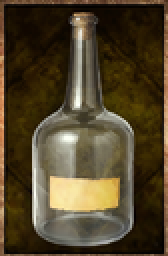
#> input picture owd/assets/objets/edited/containers/bouteille.png, 84 x 128 px, given in place of petite_sans_logo.png, which was not available (shown 2 times larger)
$ python deux_peaux.py
#> lines starting #> are read from the running program, lines starting #| are printed output that depends on the picture; pictures that were not available may be replaced by others from this repository, and a replacement may not be noted
#> further down, pet is the input picture: PIL image 84x128 RGB; mean R, G, B 81.4, 68.2, 43.2
# -*- coding: utf-8 -*-
"""Les deux peaux fournies par l'auteur.

PETITE — déjà posée sur le plateau d'Outward, au bon rapport. Logo retiré par
  scripts/retirer_filigrane.py. Il ne manque que le cadre de bois et le grain.

GRANDE — une dépouille d'ours sur fond de papier crème. Rotation de 180°, découpe
  du fond (le logo part avec, il est dessus), ABLATION DE LA TÊTE pour s'accorder
  aux deux autres peaux, puis plateau, cadre, ombre et grain.
"""
import io
import random
import sys

from PIL import Image, ImageFilter

D = r'C:/Users/IgneeFleur/Documents/Github/fns-owd-beta/docs/assets/objets'
S = r'C:/Users/IGNEEF~1/AppData/Local/Temp/claude/c--Users-IgneeFleur-Documents-Github-fns-ttrpg/d943426d-1602-45f6-8810-fbde9268f03c/scratchpad'
W, H, BORD = 84, 128, 2
sys.stdout.reconfigure(encoding='utf-8')
L = lambda c: 0.299 * c[0] + 0.587 * c[1] + 0.114 * c[2]


def cadre(img, modele=D + '/gourde.png'):
    m = Image.open(modele).convert('RGB').load()
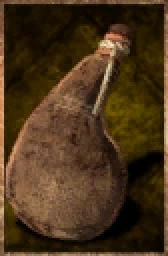
#> input picture owd/assets/objets/edited/containers/gourde.png, 84 x 128 px, found by its file name (shown 2 times larger)
    o = img.load()
    for y in range(H):
        for x in range(W):
            if x < BORD or x >= W - BORD or y < BORD or y >= H - BORD:
                o[x, y] = m[x, y]
    return img


def grain(img, force=9, seed=1):
#> called with force = 9, seed = 3
    random.seed(seed)
    br = Image.new('L', (W, H))
#> br: PIL image 84x128 L; every value is 0
    bp = br.load()
    for y in range(H):
        for x in range(W):
            bp[x, y] = max(0, min(255, int(random.gauss(128, 60))))
    br = br.filter(ImageFilter.GaussianBlur(0.5))
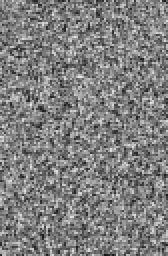
#> br: PIL image 84x128 L (shown 2 times larger); min 24, max 230, mean 127.5
    bp = br.load()
    g = img.load()
    for y in range(BORD, H - BORD):
        for x in range(BORD, W - BORD):
            r, gg, b = g[x, y]
            lum = (0.299 * r + 0.587 * gg + 0.114 * b) / 255.0
            d = (bp[x, y] - 128) / 128.0 * force * (0.35 + 0.65 * lum)
            g[x, y] = tuple(max(0, min(255, round(v + d))) for v in (r, gg, b))
    return img


# ============ 1. LA PETITE : cadre + grain ==================================
pet = Image.open(S + '/petite_sans_logo.png').convert('RGB').resize((W, H), Image.LANCZOS)
cadre(pet)
grain(pet, 9, 3)
pet.save(S + '/petite_84.png')
print('petite : cadre greffé et grain posé')


# ============ 2. LE PLATEAU NU, reconstruit depuis bois.png =================
pl = Image.open(D + '/bois.png').convert('RGB')
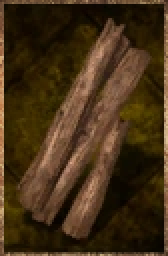
#> input picture owd/assets/objets/edited/materials/bois.png, 84 x 128 px, found by its file name (shown 2 times larger)
#> pl is the input picture: PIL image 84x128 RGB; mean R, G, B 68.9, 48.2, 23.2
p = pl.load()
trou = {(x, y) for y in range(BORD, H - BORD) for x in range(BORD, W - BORD) if p[x, y][2] > 12}
#> trou = 3391 items
for _ in range(3):
    for x, y in list(trou):
        for dx in (-1, 0, 1):
            for dy in (-1, 0, 1):
                n = (x + dx, y + dy)
                if BORD <= n[0] < W - BORD and BORD <= n[1] < H - BORD:
                    trou.add(n)
#> after the loop, trou = 4980 items
base = pl.copy().load()
reste = []
for (x, y) in sorted(trou):
    for (sx, sy) in ((W - 1 - x, y), (x, H - 1 - y), (W - 1 - x, H - 1 - y)):
        if (sx, sy) not in trou:
            p[x, y] = base[sx, sy]
            break
    else:
        reste.append((x, y))
#> this loop made 4980 passes
#> (x, y) on passes 1 to 3: (5, 88), (5, 89), (5, 90)
#> after the loop, reste = 2240 pairs, first value 20 to 63, second value 10 to 117
en_cours = set(reste)
#> en_cours = 2240 items
while en_cours:
    av = []
    for (x, y) in list(en_cours):
        vs = [p[x + a, y + b] for a in (-1, 0, 1) for b in (-1, 0, 1)
              if 0 <= x + a < W and 0 <= y + b < H and (x + a, y + b) not in en_cours]
        if vs:
            av.append(((x, y), tuple(sum(v[i] for v in vs) // len(vs) for i in range(3))))
    if not av:
        break
    for pos, col in av:
        p[pos] = col
        en_cours.discard(pos)
#> this loop made 15 passes
dz = pl.filter(ImageFilter.GaussianBlur(0.8)).load()
for (x, y) in trou:
    if any((x + a, y + b) not in trou for a in (-1, 0, 1) for b in (-1, 0, 1)):
        p[x, y] = dz[x, y]
#> this loop made 4980 passes
#> (x, y) on passes 1 to 3: (13, 88), (32, 101), (71, 29)
cadre(pl)
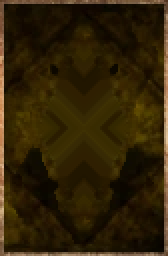
#> pl: PIL image 84x128 RGB (shown 2 times larger); mean R, G, B 48.1, 33.8, 7.4


# ============ 3. LA GRANDE ==================================================
src = Image.open(S + '/grande_rot.png').convert('RGB')
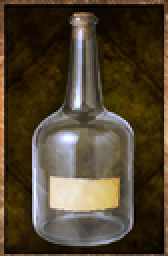
#> input picture owd/assets/objets/edited/containers/bouteille_bleutee.png, 84 x 128 px, given in place of grande_rot.png, which was not available (shown 2 times larger)
#> src is the input picture: PIL image 84x128 RGB; mean R, G, B 80.4, 67.8, 48.3
sw, sh = src.size
#> sw = 84; sh = 128
q = src.load()

# masque : fourrure à 53 de clarté, papier crème à 238. Le seuil tombe au milieu.
al = Image.new('L', (sw, sh), 0)
ap = al.load()
for y in range(sh):
    for x in range(sw):
        l = L(q[x, y])
        ap[x, y] = 255 if l <= 150 else (0 if l >= 205 else round((205 - l) * 255 / 55))

# ABLATION DE LA TÊTE : elle occupe le haut de la bande centrale. Coupe droite au
# cou, comme un dépeceur la ferait — les deux autres peaux n'ont pas de tête.
TETE = (780, 0, 1300, 285)
for y in range(TETE[1], TETE[3]):
    for x in range(TETE[0], TETE[2]):
#> (the run stopped early here; a loop or call above may not have finished)
